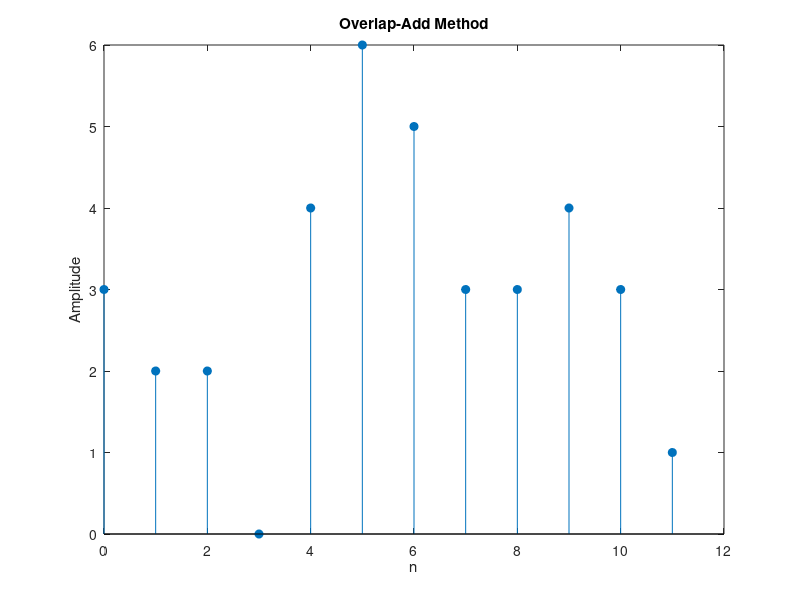

This chart was generated by the following MATLAB code:
h = [1, 1, 1]; % Impulse response
x = [3, -1, 0, 1, 3, 2, 0, 1, 2, 1]; % Input signal

% Break input signal into segments for overlap-add
x1 = [3, -1, 0, 0, 0];
x2 = [1, 3, 2, 0, 0];
x3 = [0, 1, 2, 0, 0];
x4 = [1, 0, 0, 0, 0];

h1 = [1, 1, 1, 0, 0]; % Padded impulse response
c = h1';

% Generate circularly shifted versions of h1 for convolution
for i = 1:4
    c = [c, circshift(h1', i)];
end

% Compute the convolution for each segment
y1 = c * x1';
y2 = c * x2';
y3 = c * x3';
y4 = c * x4';

% Combine results using overlap-add method
y= [y1(1),y1(2),y1(3),y1(4) + y2(1),y1(5) + y2(2), y2(3), y2(4)+ y3(1),y2(5)+ y3(2),y3(3),y3(4)+ y4(1),y3(5)+y4(2),y4(3)]; 

% Define time indices and ensure they match the output length
%   n = 0:(length(y) - 1); % Adjust length to match y
n= 0: length (x)+ length(h)-2;
% Plot the result
stem(n, y, 'filled'); % Use 'filled' for better visibility
title('Overlap-Add Method');
xlabel('n');
ylabel('Amplitude');
